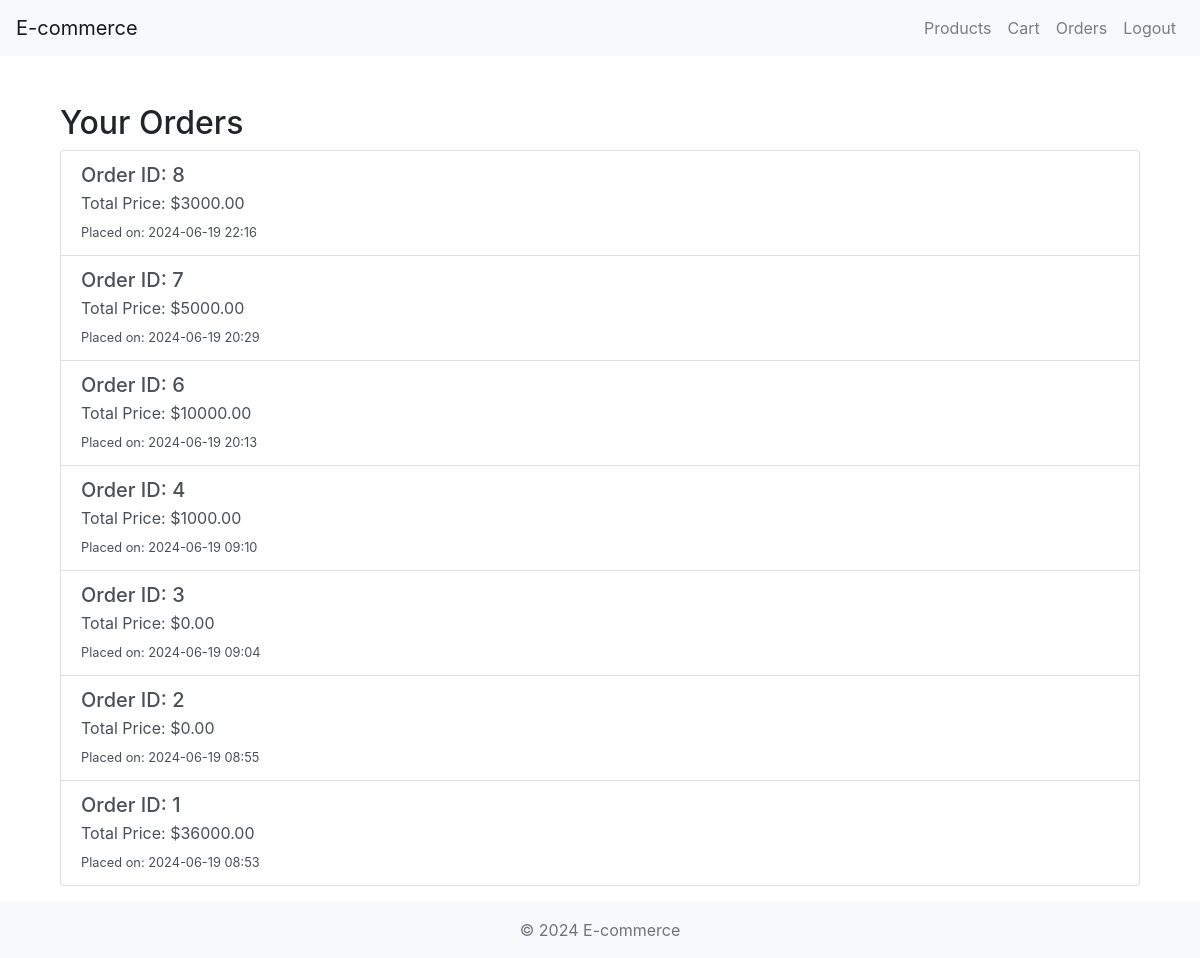
Page /store/orders/ (signed in) on the committed database.
### store/models.py (models this page shows)
class Order(models.Model):
    user = models.ForeignKey(User, on_delete=models.CASCADE)
    products = models.ManyToManyField(Product, through='OrderItem')
    total_price = models.DecimalField(max_digits=10, decimal_places=2)
    reference_code = models.CharField(max_length=100)
    created_at = models.DateTimeField(default=datetime.now)

### store/views.py (the view)
# urls.py: path('orders/', OrderListView.as_view(), name='orders'),
class OrderListView(LoginRequiredMixin, ListView):
    model = Order
    template_name = 'store/order_list.html'
    context_object_name = 'orders'
    paginate_by = 10  # Adjust as needed
    def get_queryset(self):
        return Order.objects.filter(user=self.request.user).order_by('-created_at')

### store/templates/store/order_list.html (shortened to what this page needs)
{% extends 'store/base.html' %}
{% block content %}
<div class="container mt-5">
    <h2>Your Orders</h2>
    <div class="list-group">
        {% for order in orders %}
        <a href="{% url 'order_detail' order.id %}" class="list-group-item list-group-item-action">
            <h5 class="mb-1">Order ID: {{ order.id }}</h5>
            <p class="mb-1">Total Price: ${{ order.total_price|floatformat:2 }}</p>
            <small>Placed on: {{ order.created_at|date:"Y-m-d H:i" }}</small>
        </a>
        {% endfor %}
    </div>
</div>
{% endblock %}

### rows in the picture
Order: id "8", total_price "3000.00", created_at "2024-06-19 22:16"
Order: id "7", total_price "5000.00", created_at "2024-06-19 20:29"
Order: id "6", total_price "10000.00", created_at "2024-06-19 20:13"
Order: id "4", total_price "1000.00", created_at "2024-06-19 09:10"
Order: id "3", total_price "0.00", created_at "2024-06-19 09:04"
Order: id "2", total_price "0.00", created_at "2024-06-19 08:55"
Order: id "1", total_price "36000.00", created_at "2024-06-19 08:53"
